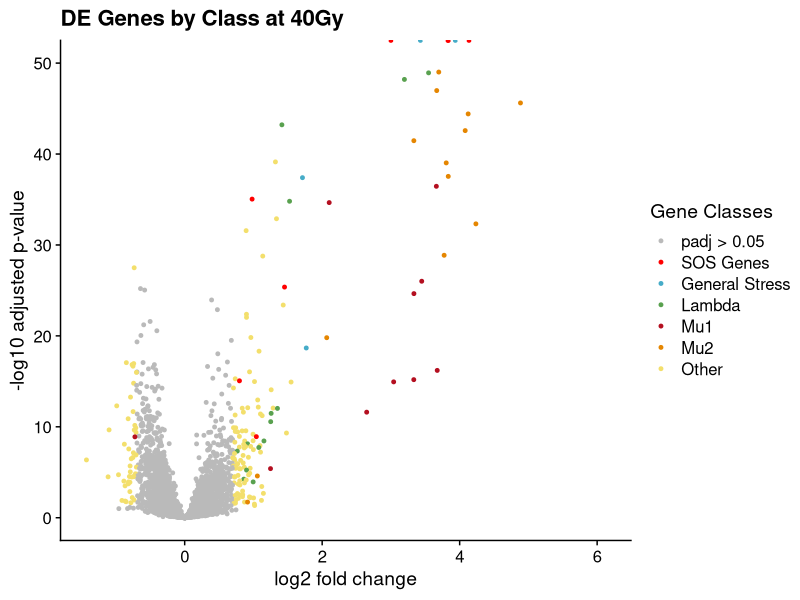
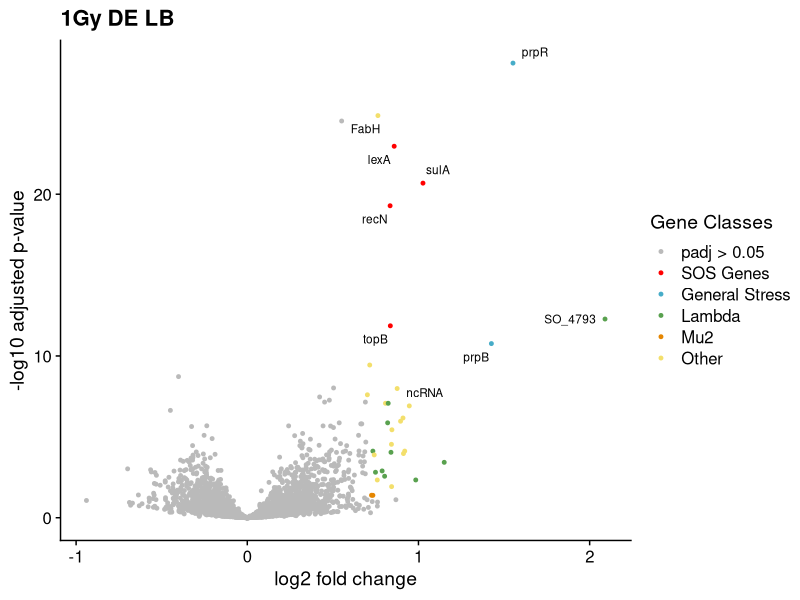
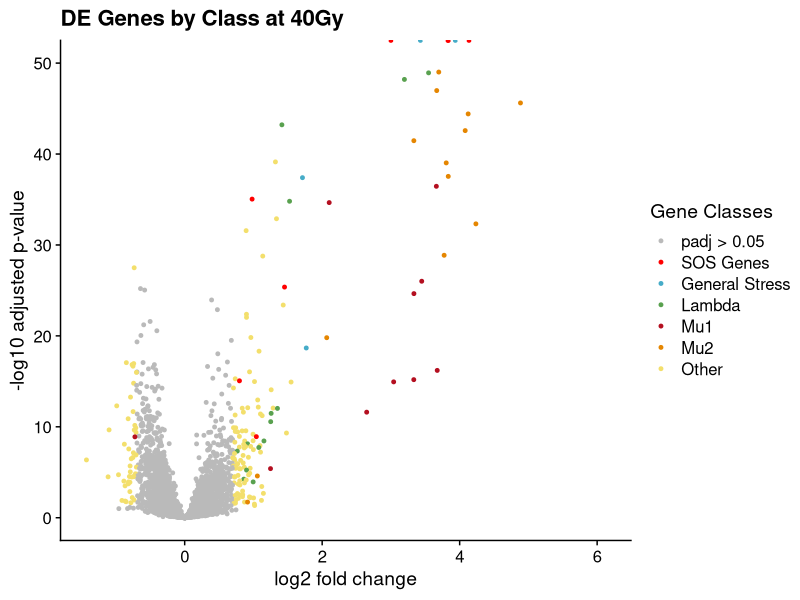
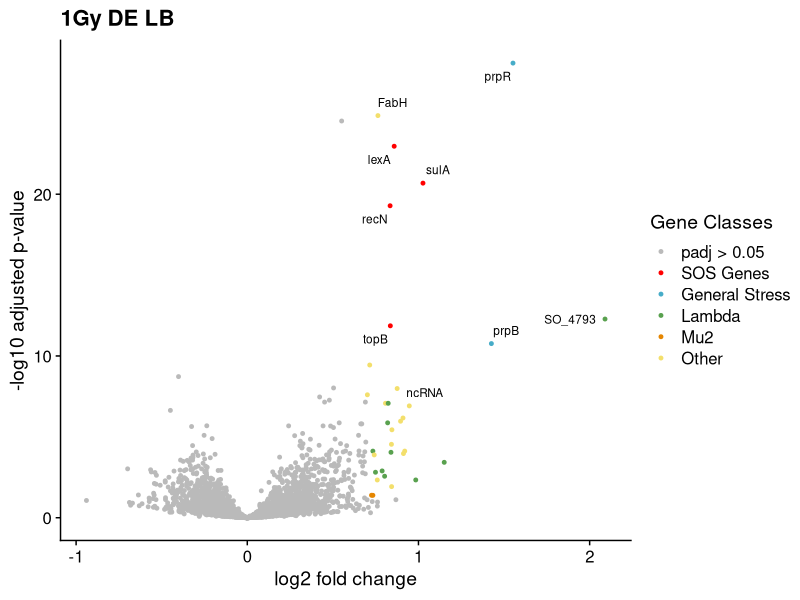

Write the R code that produced these figures, in order.
## ---- chunk 1
knitr::opts_chunk$set(echo = TRUE)

## Load Libraries 
library(tidyverse)
library(cowplot)
library(ggrepel)

## Read in data 
read.csv("total_sone.csv", header = TRUE) %>% 
  separate(Condition, into= c("Media","Dose","Rep"), sep = "_", remove = TRUE) -> seq_data

read.csv("vol_data.csv", header = TRUE) -> vol_classes

## ---- chunk 2


## Format data for the plot
seq_data %>%
  full_join(vol_classes, by = c("old_locus_tag" = "Gene.ID")) %>%
  ## define color/class
  mutate(Class = ifelse(is.na(Class), "Other", as.character(Class))) %>%
  mutate(colorcode = ifelse(log2FoldChange > 0.7 & padj < 0.05, Class, ifelse(log2FoldChange < -0.7 & padj < 0.05, Class, "" ))) %>% 
  mutate(colorcode = ifelse(is.na(colorcode), "", colorcode)) %>%
  ## select gene names to show
  mutate(sig_name = ifelse(log2FoldChange > 0.7 & padj < 0.05, as.character(Name), ifelse(log2FoldChange < -0.7 & padj < 0.05, as.character(Name), ""))) %>%
  mutate(sig_name = ifelse(Biotype == "ncRNA" & padj < 0.05 & is.na(sig_name), "ncRNA", sig_name)) %>%
  mutate(sig_name = ifelse(is.na(sig_name), "", sig_name)) -> vol_data 


## Define colors for the classes

vol_data$colorcode <- factor(vol_data $colorcode)

s_Colors <- c("#BABABA","#FF0000","#46ACC8", "#59A14F", "#B40F20", "#E58601","#F3DF6C")
names(s_Colors) <- levels(vol_data$colorcode)

s_names <- c("padj > 0.05", "SOS Genes","General Stress", "Lambda", "Mu1", "Mu2" ,"Other")
names(s_names) <- levels(vol_data$colorcode)  # Define which dose gets what name


vol_scale <- scale_colour_manual(name = "Gene Classes", values = s_Colors, labels= s_names) # Create the scale

## ---- chunk 3

vol_data %>%
  filter(Dose == "40") %>% ## select data for plot
  ggplot() +
        geom_point(aes(x=log2FoldChange, y=-log10(padj), colour=colorcode), size = 1) +
        ggtitle("DE Genes by Class at 40Gy") +
        xlab("log2 fold change") + 
        ylab("-log10 adjusted p-value") +
        scale_y_continuous(limits = c(0,50)) +
        theme(plot.title = element_text(size = rel(1.5), hjust = 0.5),
            axis.title = element_text(size = rel(1.25))) +
        theme_cowplot() +
        vol_scale -> vol_40

vol_40
  
 ggsave("40e_volc_plot.tiff", vol_40)
 
## ---- chunk 4

vol_data %>%
  filter(Dose == "1") %>%
   filter(Media == "LB") %>%
  ggplot() +
        geom_point(aes(x=log2FoldChange, y=-log10(padj), colour=colorcode), size = 1) +
        ggtitle("1Gy DE LB") +
        xlab("log2 fold change") + 
        ylab("-log10 adjusted p-value") +
        geom_text_repel(aes(x=log2FoldChange, y=-log10(padj),label = sig_name),
    size = 3,
    box.padding = unit(0.35, "lines"),
    point.padding = unit(0.3, "lines")) +
        theme(plot.title = element_text(size = rel(1.5), hjust = 0.5),
              axis.title = element_text(size = rel(1.25))) +
  theme_cowplot() +
        vol_scale -> vol_1

vol_1
  
 ggsave("1_volc_plot.tiff", vol_1)
 
